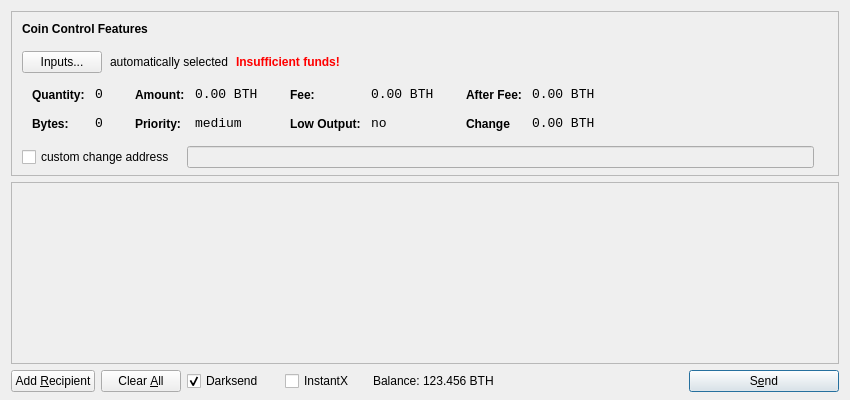
<?xml version="1.0" encoding="UTF-8"?>
<ui version="4.0">
 <class>SendCoinsDialog</class>
 <widget class="QDialog" name="SendCoinsDialog">
  <property name="geometry">
   <rect>
    <x>0</x>
    <y>0</y>
    <width>850</width>
    <height>400</height>
   </rect>
  </property>
  <property name="windowTitle">
   <string>Send Coins</string>
  </property>
  <layout class="QVBoxLayout" name="verticalLayout" stretch="0,1,0">
   <property name="bottomMargin">
    <number>8</number>
   </property>
   <item>
    <widget class="QFrame" name="frameCoinControl">
     <property name="sizePolicy">
      <sizepolicy hsizetype="Expanding" vsizetype="Expanding">
       <horstretch>0</horstretch>
       <verstretch>0</verstretch>
      </sizepolicy>
     </property>
     <property name="maximumSize">
      <size>
       <width>16777215</width>
       <height>16777215</height>
      </size>
     </property>
     <property name="frameShape">
      <enum>QFrame::StyledPanel</enum>
     </property>
     <property name="frameShadow">
      <enum>QFrame::Sunken</enum>
     </property>
     <layout class="QVBoxLayout" name="verticalLayoutCoinControl2">
      <property name="spacing">
       <number>-1</number>
      </property>
      <property name="leftMargin">
       <number>0</number>
      </property>
      <property name="topMargin">
       <number>0</number>
      </property>
      <property name="rightMargin">
       <number>0</number>
      </property>
      <property name="bottomMargin">
       <number>6</number>
      </property>
      <item>
       <layout class="QVBoxLayout" name="verticalLayoutCoinControl" stretch="0,0,0,0,1">
        <property name="spacing">
         <number>0</number>
        </property>
        <property name="leftMargin">
         <number>10</number>
        </property>
        <property name="topMargin">
         <number>10</number>
        </property>
        <item>
         <layout class="QHBoxLayout" name="horizontalLayoutCoinControl1">
          <property name="bottomMargin">
           <number>15</number>
          </property>
          <item>
           <widget class="QLabel" name="labelCoinControlFeatures">
            <property name="sizePolicy">
             <sizepolicy hsizetype="Preferred" vsizetype="Maximum">
              <horstretch>0</horstretch>
              <verstretch>0</verstretch>
             </sizepolicy>
            </property>
            <property name="font">
             <font>
              <weight>75</weight>
              <bold>true</bold>
             </font>
            </property>
            <property name="styleSheet">
             <string notr="true">font-weight:bold;</string>
            </property>
            <property name="text">
             <string>Coin Control Features</string>
            </property>
           </widget>
          </item>
         </layout>
        </item>
        <item>
         <layout class="QHBoxLayout" name="horizontalLayoutCoinControl2" stretch="0,0,0,0">
          <property name="spacing">
           <number>8</number>
          </property>
          <property name="bottomMargin">
           <number>10</number>
          </property>
          <item>
           <widget class="QPushButton" name="pushButtonCoinControl">
            <property name="styleSheet">
             <string notr="true"/>
            </property>
            <property name="text">
             <string>Inputs...</string>
            </property>
           </widget>
          </item>
          <item>
           <widget class="QLabel" name="labelCoinControlAutomaticallySelected">
            <property name="text">
             <string>automatically selected</string>
            </property>
            <property name="margin">
             <number>5</number>
            </property>
           </widget>
          </item>
          <item>
           <widget class="QLabel" name="labelCoinControlInsuffFunds">
            <property name="font">
             <font>
              <weight>75</weight>
              <bold>true</bold>
             </font>
            </property>
            <property name="styleSheet">
             <string notr="true">color:red;font-weight:bold;</string>
            </property>
            <property name="text">
             <string>Insufficient funds!</string>
            </property>
            <property name="margin">
             <number>5</number>
            </property>
           </widget>
          </item>
          <item>
           <spacer name="horizontalSpacerCoinControl">
            <property name="orientation">
             <enum>Qt::Horizontal</enum>
            </property>
            <property name="sizeHint" stdset="0">
             <size>
              <width>40</width>
              <height>1</height>
             </size>
            </property>
           </spacer>
          </item>
         </layout>
        </item>
        <item>
         <widget class="QWidget" name="widgetCoinControl" native="true">
          <property name="sizePolicy">
           <sizepolicy hsizetype="Preferred" vsizetype="Preferred">
            <horstretch>0</horstretch>
            <verstretch>0</verstretch>
           </sizepolicy>
          </property>
          <property name="minimumSize">
           <size>
            <width>0</width>
            <height>0</height>
           </size>
          </property>
          <property name="styleSheet">
           <string notr="true"/>
          </property>
          <layout class="QHBoxLayout" name="horizontalLayoutCoinControl5">
           <property name="margin">
            <number>0</number>
           </property>
           <item>
            <layout class="QHBoxLayout" name="horizontalLayoutCoinControl3" stretch="0,0,0,1">
             <property name="spacing">
              <number>20</number>
             </property>
             <property name="topMargin">
              <number>0</number>
             </property>
             <property name="bottomMargin">
              <number>10</number>
             </property>
             <item>
              <layout class="QFormLayout" name="formLayoutCoinControl1">
               <property name="horizontalSpacing">
                <number>10</number>
               </property>
               <property name="verticalSpacing">
                <number>14</number>
               </property>
               <property name="leftMargin">
                <number>10</number>
               </property>
               <property name="topMargin">
                <number>4</number>
               </property>
               <property name="rightMargin">
                <number>6</number>
               </property>
               <item row="0" column="0">
                <widget class="QLabel" name="labelCoinControlQuantityText">
                 <property name="styleSheet">
                  <string notr="true">font-weight:bold;</string>
                 </property>
                 <property name="text">
                  <string>Quantity:</string>
                 </property>
                 <property name="margin">
                  <number>0</number>
                 </property>
                </widget>
               </item>
               <item row="0" column="1">
                <widget class="QLabel" name="labelCoinControlQuantity">
                 <property name="font">
                  <font>
                   <family>Monospace</family>
                   <pointsize>10</pointsize>
                  </font>
                 </property>
                 <property name="cursor">
                  <cursorShape>IBeamCursor</cursorShape>
                 </property>
                 <property name="contextMenuPolicy">
                  <enum>Qt::ActionsContextMenu</enum>
                 </property>
                 <property name="text">
                  <string>0</string>
                 </property>
                 <property name="margin">
                  <number>0</number>
                 </property>
                 <property name="textInteractionFlags">
                  <set>Qt::LinksAccessibleByMouse|Qt::TextSelectableByKeyboard|Qt::TextSelectableByMouse</set>
                 </property>
                </widget>
               </item>
               <item row="1" column="0">
                <widget class="QLabel" name="labelCoinControlBytesText">
                 <property name="styleSheet">
                  <string notr="true">font-weight:bold;</string>
                 </property>
                 <property name="text">
                  <string>Bytes:</string>
                 </property>
                </widget>
               </item>
               <item row="1" column="1">
                <widget class="QLabel" name="labelCoinControlBytes">
                 <property name="font">
                  <font>
                   <family>Monospace</family>
                   <pointsize>10</pointsize>
                  </font>
                 </property>
                 <property name="cursor">
                  <cursorShape>IBeamCursor</cursorShape>
                 </property>
                 <property name="contextMenuPolicy">
                  <enum>Qt::ActionsContextMenu</enum>
                 </property>
                 <property name="text">
                  <string>0</string>
                 </property>
                 <property name="textInteractionFlags">
                  <set>Qt::LinksAccessibleByMouse|Qt::TextSelectableByKeyboard|Qt::TextSelectableByMouse</set>
                 </property>
                </widget>
               </item>
              </layout>
             </item>
             <item>
              <layout class="QFormLayout" name="formLayoutCoinControl2">
               <property name="horizontalSpacing">
                <number>10</number>
               </property>
               <property name="verticalSpacing">
                <number>14</number>
               </property>
               <property name="leftMargin">
                <number>6</number>
               </property>
               <property name="topMargin">
                <number>4</number>
               </property>
               <property name="rightMargin">
                <number>6</number>
               </property>
               <item row="0" column="0">
                <widget class="QLabel" name="labelCoinControlAmountText">
                 <property name="styleSheet">
                  <string notr="true">font-weight:bold;</string>
                 </property>
                 <property name="text">
                  <string>Amount:</string>
                 </property>
                 <property name="margin">
                  <number>0</number>
                 </property>
                </widget>
               </item>
               <item row="0" column="1">
                <widget class="QLabel" name="labelCoinControlAmount">
                 <property name="font">
                  <font>
                   <family>Monospace</family>
                   <pointsize>10</pointsize>
                  </font>
                 </property>
                 <property name="cursor">
                  <cursorShape>IBeamCursor</cursorShape>
                 </property>
                 <property name="contextMenuPolicy">
                  <enum>Qt::ActionsContextMenu</enum>
                 </property>
                 <property name="text">
                  <string>0.00 BTH</string>
                 </property>
                 <property name="textInteractionFlags">
                  <set>Qt::LinksAccessibleByMouse|Qt::TextSelectableByKeyboard|Qt::TextSelectableByMouse</set>
                 </property>
                </widget>
               </item>
               <item row="1" column="0">
                <widget class="QLabel" name="labelCoinControlPriorityText">
                 <property name="styleSheet">
                  <string notr="true">font-weight:bold;</string>
                 </property>
                 <property name="text">
                  <string>Priority:</string>
                 </property>
                </widget>
               </item>
               <item row="1" column="1">
                <widget class="QLabel" name="labelCoinControlPriority">
                 <property name="font">
                  <font>
                   <family>Monospace</family>
                   <pointsize>10</pointsize>
                  </font>
                 </property>
                 <property name="cursor">
                  <cursorShape>IBeamCursor</cursorShape>
                 </property>
                 <property name="contextMenuPolicy">
                  <enum>Qt::ActionsContextMenu</enum>
                 </property>
                 <property name="text">
                  <string>medium</string>
                 </property>
                 <property name="textInteractionFlags">
                  <set>Qt::LinksAccessibleByMouse|Qt::TextSelectableByKeyboard|Qt::TextSelectableByMouse</set>
                 </property>
                </widget>
               </item>
              </layout>
             </item>
             <item>
              <layout class="QFormLayout" name="formLayoutCoinControl3">
               <property name="horizontalSpacing">
                <number>10</number>
               </property>
               <property name="verticalSpacing">
                <number>14</number>
               </property>
               <property name="leftMargin">
                <number>6</number>
               </property>
               <property name="topMargin">
                <number>4</number>
               </property>
               <property name="rightMargin">
                <number>6</number>
               </property>
               <item row="0" column="0">
                <widget class="QLabel" name="labelCoinControlFeeText">
                 <property name="styleSheet">
                  <string notr="true">font-weight:bold;</string>
                 </property>
                 <property name="text">
                  <string>Fee:</string>
                 </property>
                 <property name="margin">
                  <number>0</number>
                 </property>
                </widget>
               </item>
               <item row="0" column="1">
                <widget class="QLabel" name="labelCoinControlFee">
                 <property name="font">
                  <font>
                   <family>Monospace</family>
                   <pointsize>10</pointsize>
                  </font>
                 </property>
                 <property name="cursor">
                  <cursorShape>IBeamCursor</cursorShape>
                 </property>
                 <property name="contextMenuPolicy">
                  <enum>Qt::ActionsContextMenu</enum>
                 </property>
                 <property name="text">
                  <string>0.00 BTH</string>
                 </property>
                 <property name="textInteractionFlags">
                  <set>Qt::LinksAccessibleByMouse|Qt::TextSelectableByKeyboard|Qt::TextSelectableByMouse</set>
                 </property>
                </widget>
               </item>
               <item row="1" column="0">
                <widget class="QLabel" name="labelCoinControlLowOutputText">
                 <property name="styleSheet">
                  <string notr="true">font-weight:bold;</string>
                 </property>
                 <property name="text">
                  <string>Low Output:</string>
                 </property>
                </widget>
               </item>
               <item row="1" column="1">
                <widget class="QLabel" name="labelCoinControlLowOutput">
                 <property name="font">
                  <font>
                   <family>Monospace</family>
                   <pointsize>10</pointsize>
                  </font>
                 </property>
                 <property name="cursor">
                  <cursorShape>IBeamCursor</cursorShape>
                 </property>
                 <property name="contextMenuPolicy">
                  <enum>Qt::ActionsContextMenu</enum>
                 </property>
                 <property name="text">
                  <string>no</string>
                 </property>
                 <property name="textInteractionFlags">
                  <set>Qt::LinksAccessibleByMouse|Qt::TextSelectableByKeyboard|Qt::TextSelectableByMouse</set>
                 </property>
                </widget>
               </item>
              </layout>
             </item>
             <item>
              <layout class="QFormLayout" name="formLayoutCoinControl4">
               <property name="horizontalSpacing">
                <number>10</number>
               </property>
               <property name="verticalSpacing">
                <number>14</number>
               </property>
               <property name="leftMargin">
                <number>6</number>
               </property>
               <property name="topMargin">
                <number>4</number>
               </property>
               <property name="rightMargin">
                <number>6</number>
               </property>
               <item row="0" column="0">
                <widget class="QLabel" name="labelCoinControlAfterFeeText">
                 <property name="styleSheet">
                  <string notr="true">font-weight:bold;</string>
                 </property>
                 <property name="text">
                  <string>After Fee:</string>
                 </property>
                 <property name="margin">
                  <number>0</number>
                 </property>
                </widget>
               </item>
               <item row="0" column="1">
                <widget class="QLabel" name="labelCoinControlAfterFee">
                 <property name="font">
                  <font>
                   <family>Monospace</family>
                   <pointsize>10</pointsize>
                  </font>
                 </property>
                 <property name="cursor">
                  <cursorShape>IBeamCursor</cursorShape>
                 </property>
                 <property name="contextMenuPolicy">
                  <enum>Qt::ActionsContextMenu</enum>
                 </property>
                 <property name="text">
                  <string>0.00 BTH</string>
                 </property>
                 <property name="textInteractionFlags">
                  <set>Qt::LinksAccessibleByMouse|Qt::TextSelectableByKeyboard|Qt::TextSelectableByMouse</set>
                 </property>
                </widget>
               </item>
               <item row="1" column="0">
                <widget class="QLabel" name="labelCoinControlChangeText">
                 <property name="styleSheet">
                  <string notr="true">font-weight:bold;</string>
                 </property>
                 <property name="text">
                  <string>Change</string>
                 </property>
                </widget>
               </item>
               <item row="1" column="1">
                <widget class="QLabel" name="labelCoinControlChange">
                 <property name="font">
                  <font>
                   <family>Monospace</family>
                   <pointsize>10</pointsize>
                  </font>
                 </property>
                 <property name="cursor">
                  <cursorShape>IBeamCursor</cursorShape>
                 </property>
                 <property name="contextMenuPolicy">
                  <enum>Qt::ActionsContextMenu</enum>
                 </property>
                 <property name="text">
                  <string>0.00 BTH</string>
                 </property>
                 <property name="textInteractionFlags">
                  <set>Qt::LinksAccessibleByMouse|Qt::TextSelectableByKeyboard|Qt::TextSelectableByMouse</set>
                 </property>
                </widget>
               </item>
              </layout>
             </item>
            </layout>
           </item>
          </layout>
         </widget>
        </item>
        <item>
         <layout class="QHBoxLayout" name="horizontalLayoutCoinControl4" stretch="0,0,0">
          <property name="spacing">
           <number>12</number>
          </property>
          <property name="sizeConstraint">
           <enum>QLayout::SetDefaultConstraint</enum>
          </property>
          <property name="topMargin">
           <number>5</number>
          </property>
          <property name="rightMargin">
           <number>5</number>
          </property>
          <item>
           <widget class="QCheckBox" name="checkBoxCoinControlChange">
            <property name="text">
             <string>custom change address</string>
            </property>
           </widget>
          </item>
          <item>
           <widget class="QLineEdit" name="lineEditCoinControlChange">
            <property name="enabled">
             <bool>false</bool>
            </property>
            <property name="sizePolicy">
             <sizepolicy hsizetype="Expanding" vsizetype="Fixed">
              <horstretch>0</horstretch>
              <verstretch>0</verstretch>
             </sizepolicy>
            </property>
           </widget>
          </item>
          <item>
           <widget class="QLabel" name="labelCoinControlChangeLabel">
            <property name="sizePolicy">
             <sizepolicy hsizetype="Preferred" vsizetype="Expanding">
              <horstretch>0</horstretch>
              <verstretch>0</verstretch>
             </sizepolicy>
            </property>
            <property name="minimumSize">
             <size>
              <width>0</width>
              <height>0</height>
             </size>
            </property>
            <property name="text">
             <string/>
            </property>
            <property name="margin">
             <number>3</number>
            </property>
           </widget>
          </item>
         </layout>
        </item>
        <item>
         <spacer name="verticalSpacerCoinControl">
          <property name="orientation">
           <enum>Qt::Vertical</enum>
          </property>
          <property name="sizeHint" stdset="0">
           <size>
            <width>800</width>
            <height>1</height>
           </size>
          </property>
         </spacer>
        </item>
       </layout>
      </item>
     </layout>
    </widget>
   </item>
   <item>
    <widget class="QScrollArea" name="scrollArea">
     <property name="widgetResizable">
      <bool>true</bool>
     </property>
     <widget class="QWidget" name="scrollAreaWidgetContents">
      <property name="geometry">
       <rect>
        <x>0</x>
        <y>0</y>
        <width>830</width>
        <height>165</height>
       </rect>
      </property>
      <layout class="QVBoxLayout" name="verticalLayout_2">
       <property name="margin">
        <number>0</number>
       </property>
       <item>
        <layout class="QVBoxLayout" name="entries">
         <property name="spacing">
          <number>6</number>
         </property>
        </layout>
       </item>
       <item>
        <spacer name="verticalSpacer">
         <property name="orientation">
          <enum>Qt::Vertical</enum>
         </property>
         <property name="sizeHint" stdset="0">
          <size>
           <width>20</width>
           <height>40</height>
          </size>
         </property>
        </spacer>
       </item>
      </layout>
     </widget>
    </widget>
   </item>
   <item>
    <layout class="QHBoxLayout" name="horizontalLayout">
     <item>
      <widget class="QPushButton" name="addButton">
       <property name="toolTip">
        <string>Send to multiple recipients at once</string>
       </property>
       <property name="text">
        <string>Add &amp;Recipient</string>
       </property>
       <property name="autoDefault">
        <bool>false</bool>
       </property>
      </widget>
     </item>
     <item>
      <widget class="QPushButton" name="clearButton">
       <property name="sizePolicy">
        <sizepolicy hsizetype="Minimum" vsizetype="Fixed">
         <horstretch>0</horstretch>
         <verstretch>0</verstretch>
        </sizepolicy>
       </property>
       <property name="toolTip">
        <string>Remove all transaction fields</string>
       </property>
       <property name="text">
        <string>Clear &amp;All</string>
       </property>
       <property name="autoRepeatDelay">
        <number>300</number>
       </property>
       <property name="autoDefault">
        <bool>false</bool>
       </property>
      </widget>
     </item>
     <item>
      <layout class="QHBoxLayout" name="horizontalLayout_2">
       <property name="spacing">
        <number>3</number>
       </property>
        <item>
        <widget class="QCheckBox" name="checkUseDarksend">
         <property name="minimumSize">
          <size>
           <width>95</width>
           <height>0</height>
          </size>
         </property>
         <property name="text">
          <string>Darksend</string>
         </property>
         <property name="checked">
          <bool>true</bool>
         </property>
        </widget>
       </item>
       <item>
        <widget class="QCheckBox" name="checkInstantX">
         <property name="enabled">
          <bool>true</bool>
         </property>
         <property name="minimumSize">
          <size>
           <width>85</width>
           <height>0</height>
          </size>
         </property>
         <property name="text">
          <string>InstantX</string>
         </property>
        </widget>
       </item>
       <item>
        <widget class="QLabel" name="label">
         <property name="sizePolicy">
          <sizepolicy hsizetype="Preferred" vsizetype="Fixed">
           <horstretch>0</horstretch>
           <verstretch>0</verstretch>
          </sizepolicy>
         </property>
         <property name="text">
          <string>Balance:</string>
         </property>
        </widget>
       </item>
       <item>
        <widget class="QLabel" name="labelBalance">
         <property name="sizePolicy">
          <sizepolicy hsizetype="Preferred" vsizetype="Fixed">
           <horstretch>0</horstretch>
           <verstretch>0</verstretch>
          </sizepolicy>
         </property>
         <property name="cursor">
          <cursorShape>IBeamCursor</cursorShape>
         </property>
         <property name="text">
          <string>123.456 BTH</string>
         </property>
         <property name="textInteractionFlags">
          <set>Qt::LinksAccessibleByMouse|Qt::TextSelectableByKeyboard|Qt::TextSelectableByMouse</set>
         </property>
        </widget>
       </item>
      </layout>
     </item>
     <item>
      <spacer name="horizontalSpacer">
       <property name="orientation">
        <enum>Qt::Horizontal</enum>
       </property>
       <property name="sizeHint" stdset="0">
        <size>
         <width>40</width>
         <height>20</height>
        </size>
       </property>
      </spacer>
     </item>
     <item>
      <widget class="QPushButton" name="sendButton">
       <property name="minimumSize">
        <size>
         <width>150</width>
         <height>0</height>
        </size>
       </property>
       <property name="toolTip">
        <string>Confirm the send action</string>
       </property>
       <property name="text">
        <string>S&amp;end</string>
       </property>
       <property name="icon">
        <iconset resource="../bitcoin.qrc">
         <normaloff>:/icons/send</normaloff>:/icons/send</iconset>
       </property>
       <property name="default">
        <bool>true</bool>
       </property>
      </widget>
     </item>
    </layout>
   </item>
  </layout>
 </widget>
 <resources>
  <include location="../bitcoin.qrc"/>
 </resources>
 <connections/>
</ui>
